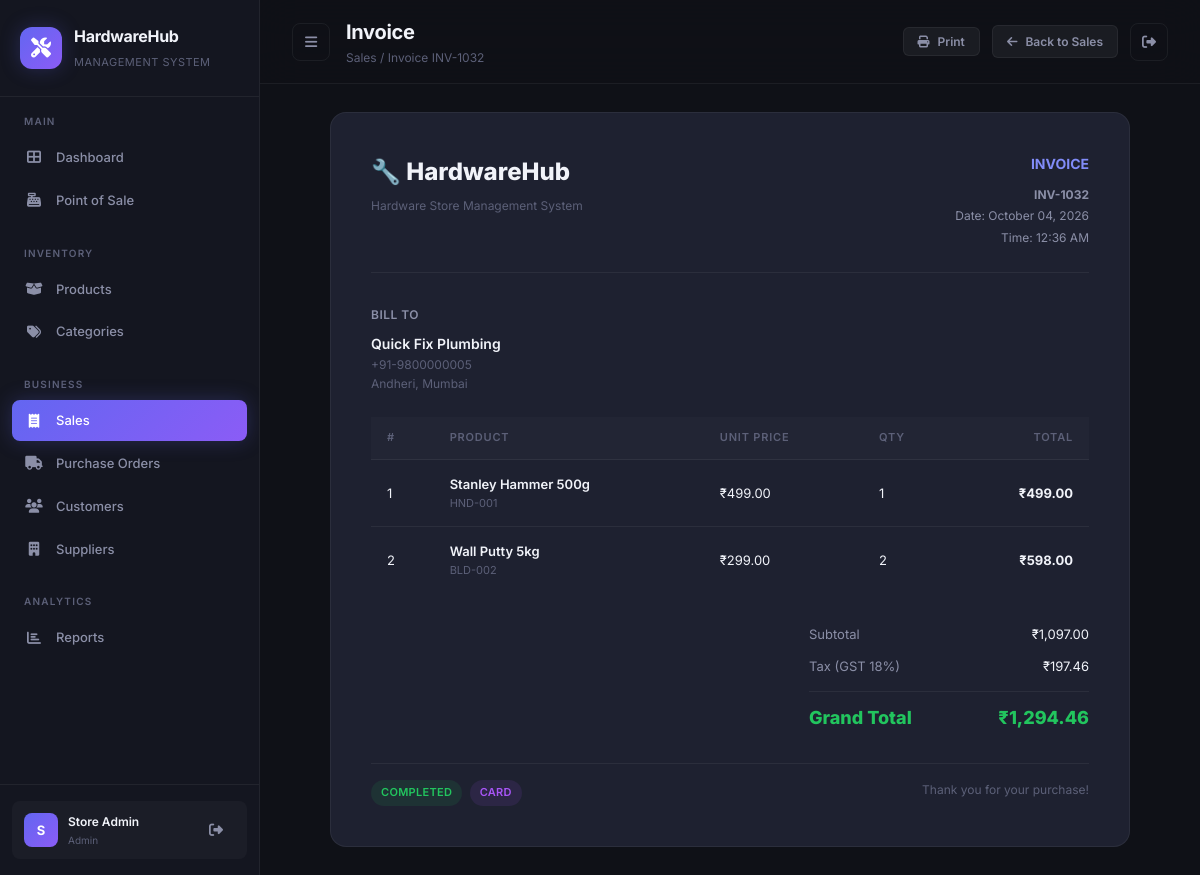
The page /sales/view/32 (signed in) on the database its author committed.
### models.py (models this page shows)
class Sale(Base):
    __tablename__ = "sales"
    id = Column(Integer, primary_key=True, index=True)
    invoice_number = Column(String(50), unique=True, nullable=False, index=True)
    customer_id = Column(Integer, ForeignKey("customers.id"), nullable=True)
    user_id = Column(Integer, ForeignKey("users.id"), nullable=True)
    subtotal = Column(Float, default=0.0)
    tax_amount = Column(Float, default=0.0)
    discount_amount = Column(Float, default=0.0)
    total_amount = Column(Float, default=0.0)
    payment_method = Column(String(30), default="cash")  # cash, card, upi
    status = Column(String(20), default=OrderStatus.COMPLETED.value)
    notes = Column(Text, default="")
    created_at = Column(DateTime, default=datetime.datetime.utcnow)
    customer = relationship("Customer", back_populates="sales")
    user = relationship("User")
    items = relationship("SaleItem", back_populates="sale", cascade="all, delete-orphan")

class Customer(Base):
    __tablename__ = "customers"
    id = Column(Integer, primary_key=True, index=True)
    name = Column(String(150), nullable=False)
    email = Column(String(120), default="")
    phone = Column(String(20), default="")
    address = Column(Text, default="")
    city = Column(String(100), default="")
    is_active = Column(Boolean, default=True)
    created_at = Column(DateTime, default=datetime.datetime.utcnow)
    sales = relationship("Sale", back_populates="customer")

class SaleItem(Base):
    __tablename__ = "sale_items"
    id = Column(Integer, primary_key=True, index=True)
    sale_id = Column(Integer, ForeignKey("sales.id"), nullable=False)
    product_id = Column(Integer, ForeignKey("products.id"), nullable=False)
    quantity = Column(Integer, nullable=False)
    unit_price = Column(Float, nullable=False)
    total_price = Column(Float, nullable=False)
    sale = relationship("Sale", back_populates="items")
    product = relationship("Product", back_populates="sale_items")

class Product(Base):
    __tablename__ = "products"
    id = Column(Integer, primary_key=True, index=True)
    name = Column(String(200), nullable=False, index=True)
    sku = Column(String(50), unique=True, nullable=False, index=True)
    description = Column(Text, default="")
    category_id = Column(Integer, ForeignKey("categories.id"), nullable=True)
    supplier_id = Column(Integer, ForeignKey("suppliers.id"), nullable=True)
    cost_price = Column(Float, default=0.0)
    selling_price = Column(Float, default=0.0)
    quantity = Column(Integer, default=0)
    min_stock = Column(Integer, default=5)
    location = Column(String(100), default="")  # Aisle/shelf location
    unit = Column(String(20), default="piece")  # piece, kg, meter, liter, box
    is_active = Column(Boolean, default=True)
    created_at = Column(DateTime, default=datetime.datetime.utcnow)
    updated_at = Column(DateTime, default=datetime.datetime.utcnow, onupdate=datetime.datetime.utcnow)
    category = relationship("Category", back_populates="products")
    supplier = relationship("Supplier", back_populates="products")
    sale_items = relationship("SaleItem", back_populates="product")
    purchase_items = relationship("PurchaseItem", back_populates="product")

### routes/sales_routes.py (the view)
@router.get("/view/{sale_id}")
async def view_sale(request: Request, sale_id: int, db: Session = Depends(get_db)):
    user = get_current_user(request)
    if not user:
        return RedirectResponse(url="/login", status_code=302)
    sale = db.query(Sale).options(
        joinedload(Sale.customer),
        joinedload(Sale.items).joinedload(SaleItem.product)
    ).filter(Sale.id == sale_id).first()
    if not sale:
        return RedirectResponse(url="/sales", status_code=302)
    return templates.TemplateResponse("invoice.html", {
        "request": request,
        "user": user,
        "sale": sale,
    })

### templates/invoice.html (shortened to what this page needs)
{% extends "base.html" %}
{% set active_page = "sales" %}
{% block page_title %}Invoice{% endblock %}
{% block breadcrumb %}Sales / Invoice {{ sale.invoice_number }}{% endblock %}
{% block topbar_actions %}
<button class="btn btn-secondary btn-sm no-print" onclick="window.print()">
    <i class="fas fa-print"></i> Print
</button>
<a href="/sales" class="btn btn-secondary btn-sm no-print">
    <i class="fas fa-arrow-left"></i> Back to Sales
</a>
{% endblock %}
{% block content %}
<div class="invoice-container">
    <div class="invoice-header">
        <div class="invoice-brand">
            <h2>🔧 HardwareHub</h2>
            <p>Hardware Store Management System</p>
        </div>
        <div class="invoice-info">
            <h3>INVOICE</h3>
            <p>
                <strong>{{ sale.invoice_number }}</strong><br>
                Date: {{ sale.created_at.strftime('%B %d, %Y') }}<br>
                Time: {{ sale.created_at.strftime('%I:%M %p') }}
            </p>
        </div>
    </div>
    {% if sale.customer %}
    <div style="margin-bottom: 24px;">
        <div class="form-label" style="margin-bottom:8px;">Bill To</div>
        <div class="fw-semibold">{{ sale.customer.name }}</div>
        {% if sale.customer.phone %}<div class="text-muted" style="font-size:12px;">{{ sale.customer.phone }}</div>{% endif %}
        {% if sale.customer.address %}<div class="text-muted" style="font-size:12px;">{{ sale.customer.address }}</div>{% endif %}
    </div>
    {% endif %}
    <table class="data-table" style="margin-bottom:24px;">
        <thead>
            <tr>
                <th>#</th>
                <th>Product</th>
                <th>Unit Price</th>
                <th>Qty</th>
                <th style="text-align:right;">Total</th>
            </tr>
        </thead>
        <tbody>
            {% for item in sale.items %}
            <tr>
                <td>{{ loop.index }}</td>
                <td>
                    <div class="fw-semibold">{{ item.product.name }}</div>
                    <div class="text-muted" style="font-size:11px;">{{ item.product.sku }}</div>
                </td>
                <td>₹{{ "{:,.2f}".format(item.unit_price) }}</td>
                <td>{{ item.quantity }}</td>
                <td style="text-align:right;" class="fw-bold">₹{{ "{:,.2f}".format(item.total_price) }}</td>
            </tr>
            {% endfor %}
        </tbody>
    </table>
    <div style="display:flex; justify-content:flex-end;">
        <div style="width:280px;">
            <div class="cart-totals">
                <div class="total-row">
                    <span class="label">Subtotal</span>
                    <span>₹{{ "{:,.2f}".format(sale.subtotal) }}</span>
                </div>
                <div class="total-row">
                    <span class="label">Tax (GST 18%)</span>
                    <span>₹{{ "{:,.2f}".format(sale.tax_amount) }}</span>
                </div>
                <div class="total-row grand-total">
                    <span>Grand Total</span>
                    <span>₹{{ "{:,.2f}".format(sale.total_amount) }}</span>
                </div>
            </div>
        </div>
    </div>
    <div style="margin-top:24px; padding-top:16px; border-top:1px solid var(--border-color); display:flex; justify-content:space-between; font-size:12px; color:var(--text-muted);">
        <div>
            <span class="badge {% if sale.status == 'completed' %}badge-success{% else %}badge-danger{% endif %}">
                {{ sale.status | upper }}
            </span>
            <span class="badge badge-purple" style="margin-left:4px;">{{ sale.payment_method | upper }}</span>
        </div>
        <div>Thank you for your purchase!</div>
    </div>
</div>
{% endblock %}

### static/css/style.css (style rules this page uses)
:root { --bg-primary: #0f1117; --bg-secondary: #1a1d27; --bg-card: #1e2130; --bg-card-hover: #252839; --bg-input: #161822; --bg-sidebar: #141620; --border-color: rgba(255, 255, 255, 0.06); --border-light: rgba(255, 255, 255, 0.1); --text-primary: #f1f3f9; --text-secondary: #8b8fa7; --text-muted: #5c6078; --text-inverse: #0f1117; --accent-primary: #6366f1; --accent-primary-hover: #818cf8; --accent-gradient: linear-gradient(135deg, #6366f1 0%, #8b5cf6 100%); --accent-glow: rgba(99, 102, 241, 0.25); --success: #22c55e; --success-bg: rgba(34, 197, 94, 0.1); --warning: #f59e0b; --warning-bg: rgba(245, 158, 11, 0.1); --danger: #ef4444; --danger-bg: rgba(239, 68, 68, 0.1); --info: #3b82f6; --info-bg: rgba(59, 130, 246, 0.1); --cyan: #06b6d4; --purple: #a855f7; --pink: #ec4899; --orange: #f97316; --radius-sm: 8px; --radius-md: 12px; --radius-lg: 16px; --radius-xl: 20px; --shadow-sm: 0 2px 8px rgba(0, 0, 0, 0.2); --shadow-md: 0 4px 16px rgba(0, 0, 0, 0.3); --shadow-lg: 0 8px 32px rgba(0, 0, 0, 0.4); --shadow-glow: 0 0 20px var(--accent-glow); --sidebar-width: 260px; --transition: all 0.3s cubic-bezier(0.4, 0, 0.2, 1); }
*, *::before, *::after { margin: 0; padding: 0; box-sizing: border-box; }
html { font-size: 14px; scroll-behavior: smooth; }
body { font-family: 'Inter', -apple-system, BlinkMacSystemFont, sans-serif; background: var(--bg-primary); color: var(--text-primary); line-height: 1.6; overflow-x: hidden; min-height: 100vh; }
a { color: var(--accent-primary-hover); text-decoration: none; transition: var(--transition); }
.data-table { width: 100%; border-collapse: separate; border-spacing: 0; }
.data-table thead th { padding: 12px 16px; text-align: left; font-size: 11px; font-weight: 600; text-transform: uppercase; letter-spacing: 0.8px; color: var(--text-muted); background: rgba(255, 255, 255, 0.02); border-bottom: 1px solid var(--border-color); white-space: nowrap; }
.data-table tbody tr { transition: var(--transition); }
.data-table tbody td { padding: 14px 16px; border-bottom: 1px solid var(--border-color); font-size: 13px; vertical-align: middle; }
.data-table tbody tr:last-child td { border-bottom: none; }
.badge { display: inline-flex; align-items: center; padding: 4px 10px; border-radius: 20px; font-size: 11px; font-weight: 600; letter-spacing: 0.3px; }
.badge-success { background: var(--success-bg); color: var(--success); }
.badge-purple { background: rgba(168, 85, 247, 0.1); color: var(--purple); }
.btn { display: inline-flex; align-items: center; gap: 8px; padding: 10px 20px; border-radius: var(--radius-sm); font-weight: 600; font-size: 13px; cursor: pointer; transition: var(--transition); border: none; text-decoration: none; white-space: nowrap; font-family: inherit; }
.btn-secondary { background: rgba(255, 255, 255, 0.05); color: var(--text-secondary); border: 1px solid var(--border-color); }
.btn-sm { padding: 6px 14px; font-size: 12px; border-radius: 6px; }
.form-label { display: block; font-size: 12px; font-weight: 600; color: var(--text-secondary); margin-bottom: 6px; text-transform: uppercase; letter-spacing: 0.5px; }
.cart-totals .total-row { display: flex; justify-content: space-between; padding: 6px 0; font-size: 13px; }
.cart-totals .total-row.grand-total { font-size: 18px; font-weight: 800; padding-top: 12px; margin-top: 8px; border-top: 1px solid var(--border-color); color: var(--success); }
.cart-totals .total-row .label { color: var(--text-secondary); }
.invoice-container { max-width: 800px; margin: 0 auto; background: var(--bg-card); border: 1px solid var(--border-color); border-radius: var(--radius-lg); padding: 40px; }
.invoice-header { display: flex; justify-content: space-between; margin-bottom: 32px; padding-bottom: 24px; border-bottom: 1px solid var(--border-color); }
.invoice-brand h2 { font-size: 24px; font-weight: 800; margin-bottom: 4px; }
.invoice-brand p { font-size: 12px; color: var(--text-muted); }
.invoice-info { text-align: right; }
.invoice-info h3 { font-size: 14px; color: var(--accent-primary-hover); margin-bottom: 8px; }
.invoice-info p { font-size: 12px; color: var(--text-secondary); line-height: 1.8; }
.text-muted { color: var(--text-muted); }
.fw-bold { font-weight: 700; }
.fw-semibold { font-weight: 600; }

### rows shown on the page
Sale: invoice_number "INV-1032", created_at "October 04, 2026", created_at "12:36 AM", subtotal "1,097.00", tax_amount "197.46", total_amount "1,294.46", status "COMPLETED", payment_method "CARD"
Customer: customer.name "Quick Fix Plumbing", customer.phone "+91-9800000005", customer.address "Andheri, Mumbai"
SaleItem: product.name "Stanley Hammer 500g", product.sku "HND-001", unit_price "499.00", quantity "1", total_price "499.00"
SaleItem: product.name "Wall Putty 5kg", product.sku "BLD-002", unit_price "299.00", quantity "2", total_price "598.00"

### other values the page prints
{{ user.name[0] if user else 'A' }} "S"
{{ user.name if user else 'Admin' }} "Store Admin"
{{ user.role if user else 'admin' }} "Admin"
